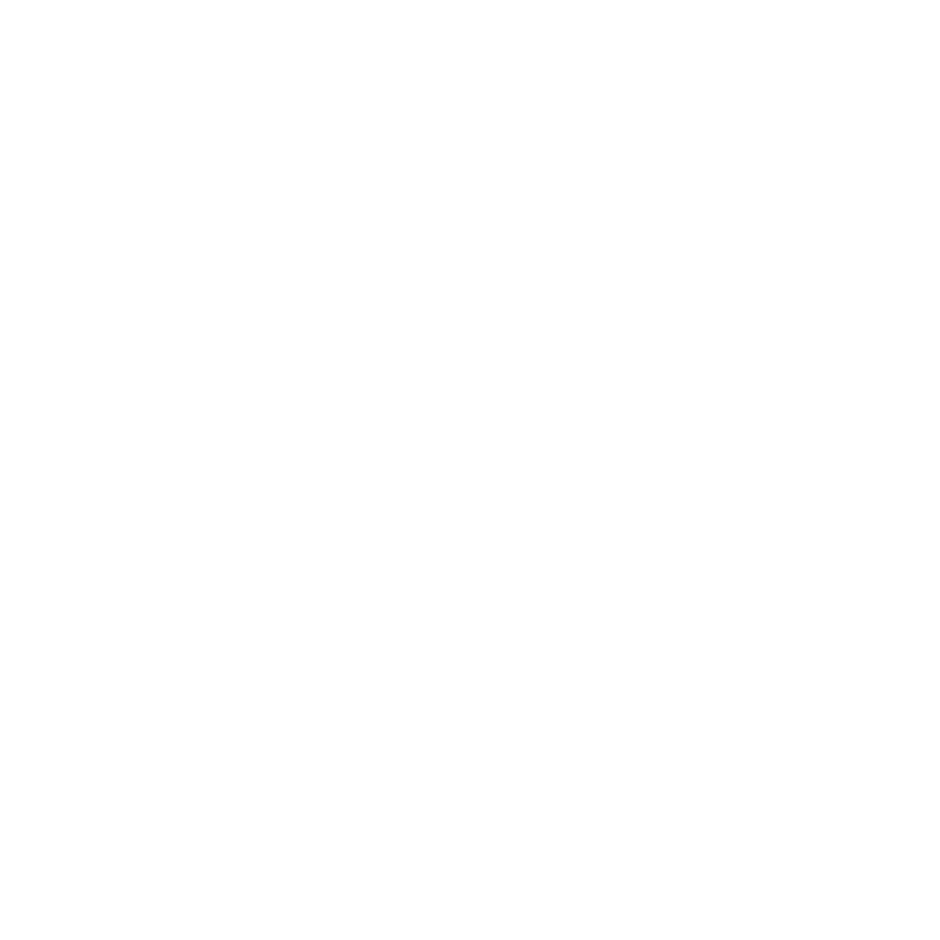
Frame 1 (no input)
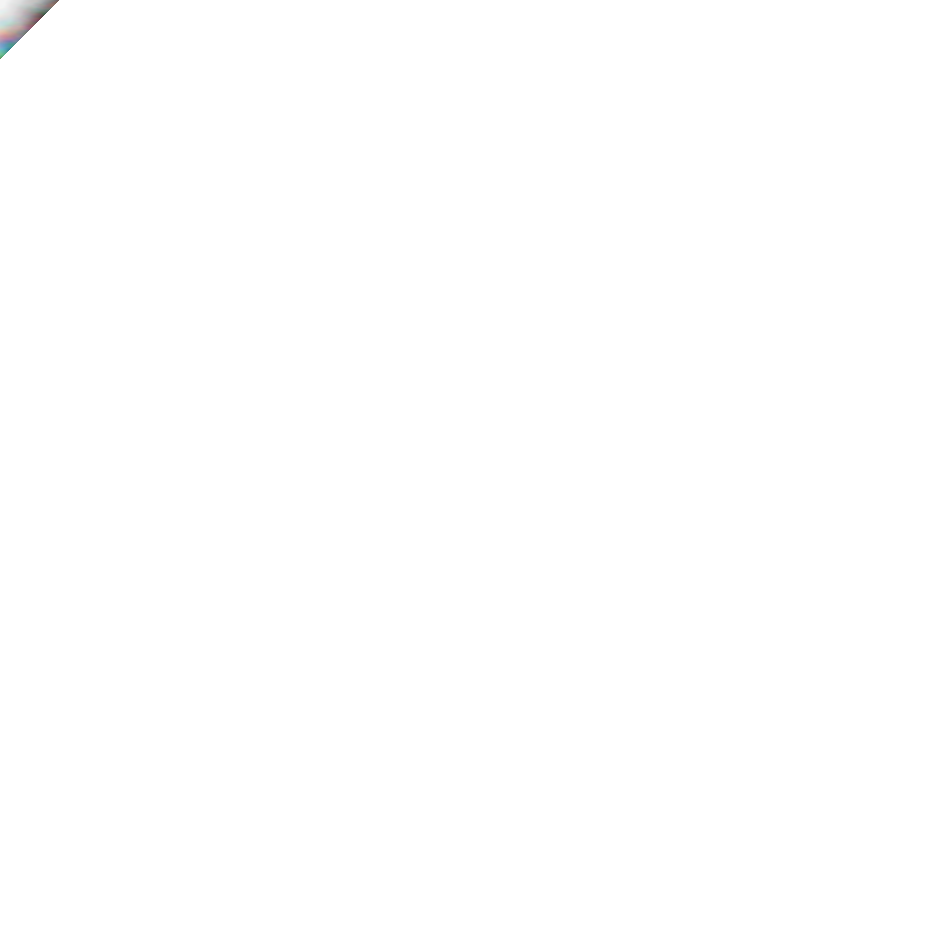
Frame 60 (no input)
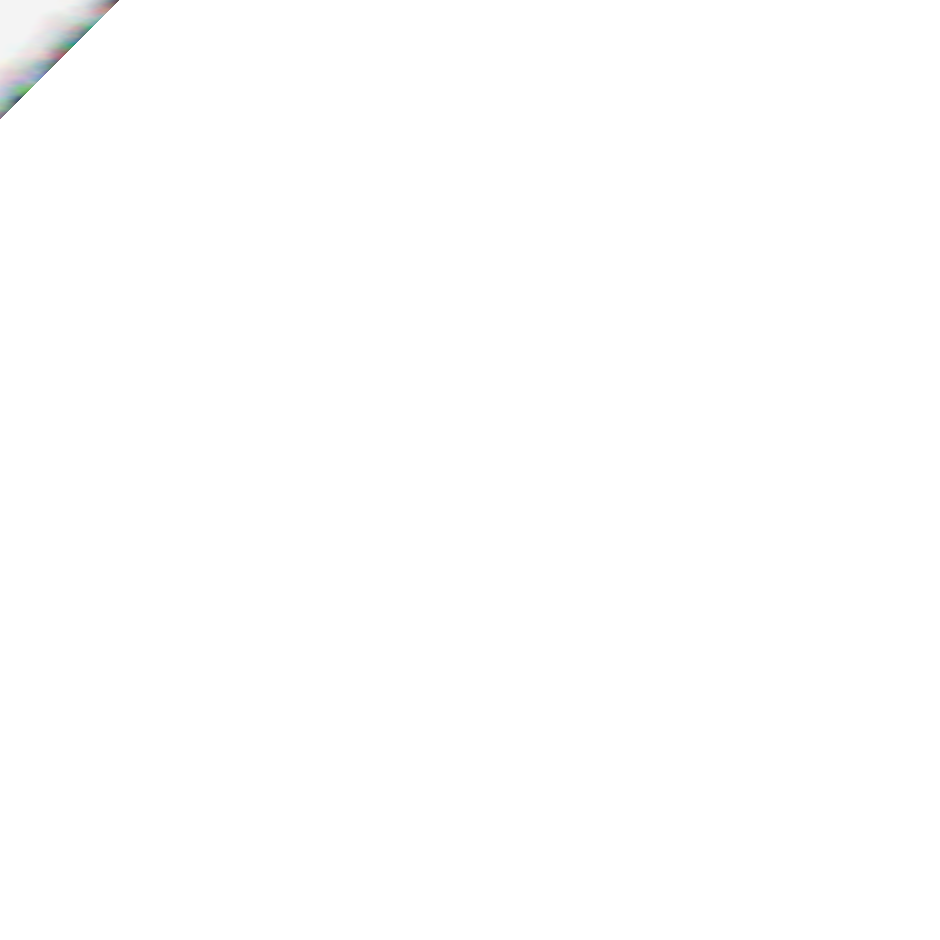
Frame 120 (the mouse pressed at the canvas centre since frame 60)

The p5.js sketch that drew these frames (run headless with seeded random() and noise() and a simulated clock; from frame 60 on, the mouse is pressed at the canvas centre):

// p5.js sketch
// ── sketch.js
let count = 0;

let r1Slider;
let r2Slider;

let g1Slider;
let g2Slider;

let b1Slider;
let b2Slider;


function setup() {
  let scSize = Math.min(windowWidth, windowHeight - 60);
  createCanvas(scSize, scSize);
  
  r1Slider = createSlider(1, 50, random(1, 50), 1);
  r1Slider.position(10, scSize+10);
  r1Slider.style('width', `${width/2-5}px`);
  
  r2Slider = createSlider(1, 50, random(1, 50), 1);
  r2Slider.position(width/2+10, scSize+10);
  r2Slider.style('width', `${width/2-5}px`);
  
  g1Slider = createSlider(1, 50, random(1, 50), 1);
  g1Slider.position(10, scSize+25);
  g1Slider.style('width', `${width/2-5}px`);
  
  g2Slider = createSlider(1, 50, random(1, 50), 1);
  g2Slider.position(width/2+10, scSize+25);
  g2Slider.style('width', `${width/2-5}px`);
  
  b1Slider = createSlider(1, 50, random(1, 50), 1);
  b1Slider.position(10, scSize+40);
  b1Slider.style('width', `${width/2-5}px`);
  
  b2Slider = createSlider(1, 50, random(1, 50), 1);
  b2Slider.position(width/2+10, scSize+40);
  b2Slider.style('width', `${width/2-5}px`);
  
  randomSeed();
  background(255, 255, 255);
  noStroke();
}

function draw() {
  background(255, 255, 255, 10);
  
  if (count >= height*2) {
    count = 0;
    randomSeed();
  }
  
  let size;
  let nums;
  
  if (height < count+1) {
    size = height*2-count;
    nums = [...Array(size).keys()].map(i => i + count+1-height);
  } else {
    size = count+1;
    nums = [...Array(size).keys()];
  }
  for (let i = nums[0]; i <= nums[nums.length-1]; i++) {
      fill(noise(i/r1Slider.value(), (count-i-1)/r2Slider.value())*255, noise(i/g1Slider.value(), (count-i-1)/g2Slider.value())*255, noise(i/b1Slider.value(), (count-i-1)/b2Slider.value())*255);
      square(i, count-i-1, 1);
  }
  
  count++;
}
